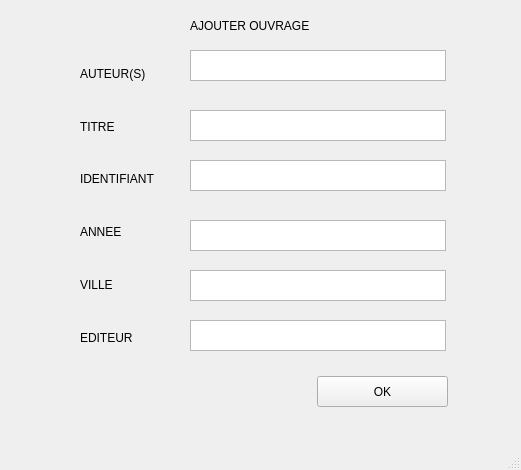
<?xml version="1.0" encoding="UTF-8"?>
<ui version="4.0">
 <class>ajoutOuvrageClass</class>
 <widget class="QMainWindow" name="ajoutOuvrageClass">
  <property name="geometry">
   <rect>
    <x>0</x>
    <y>0</y>
    <width>521</width>
    <height>470</height>
   </rect>
  </property>
  <property name="windowTitle">
   <string>MainWindow</string>
  </property>
  <widget class="QWidget" name="centralwidget">
   <widget class="QTextBrowser" name="textBrowser_6">
    <property name="geometry">
     <rect>
      <x>190</x>
      <y>320</y>
      <width>256</width>
      <height>31</height>
     </rect>
    </property>
   </widget>
   <widget class="QLabel" name="label_9">
    <property name="geometry">
     <rect>
      <x>190</x>
      <y>10</y>
      <width>211</width>
      <height>31</height>
     </rect>
    </property>
    <property name="text">
     <string>AJOUTER OUVRAGE</string>
    </property>
   </widget>
   <widget class="QTextBrowser" name="textBrowser_4">
    <property name="geometry">
     <rect>
      <x>190</x>
      <y>220</y>
      <width>256</width>
      <height>31</height>
     </rect>
    </property>
   </widget>
   <widget class="QTextBrowser" name="textBrowser_3">
    <property name="geometry">
     <rect>
      <x>190</x>
      <y>160</y>
      <width>256</width>
      <height>31</height>
     </rect>
    </property>
   </widget>
   <widget class="QTextBrowser" name="textBrowser_2">
    <property name="geometry">
     <rect>
      <x>190</x>
      <y>110</y>
      <width>256</width>
      <height>31</height>
     </rect>
    </property>
   </widget>
   <widget class="QWidget" name="layoutWidget">
    <property name="geometry">
     <rect>
      <x>80</x>
      <y>50</y>
      <width>111</width>
      <height>311</height>
     </rect>
    </property>
    <layout class="QVBoxLayout" name="verticalLayout">
     <item>
      <widget class="QLabel" name="label_2">
       <property name="text">
        <string>AUTEUR(S)</string>
       </property>
      </widget>
     </item>
     <item>
      <widget class="QLabel" name="label_5">
       <property name="text">
        <string>TITRE</string>
       </property>
      </widget>
     </item>
     <item>
      <widget class="QLabel" name="label">
       <property name="text">
        <string>IDENTIFIANT</string>
       </property>
      </widget>
     </item>
     <item>
      <widget class="QLabel" name="label_4">
       <property name="text">
        <string>ANNEE</string>
       </property>
      </widget>
     </item>
     <item>
      <widget class="QLabel" name="label_6">
       <property name="text">
        <string>VILLE</string>
       </property>
      </widget>
     </item>
     <item>
      <widget class="QLabel" name="label_3">
       <property name="text">
        <string>EDITEUR</string>
       </property>
      </widget>
     </item>
    </layout>
   </widget>
   <widget class="QTextBrowser" name="textBrowser_5">
    <property name="geometry">
     <rect>
      <x>190</x>
      <y>270</y>
      <width>256</width>
      <height>31</height>
     </rect>
    </property>
   </widget>
   <widget class="QPushButton" name="pushButton">
    <property name="geometry">
     <rect>
      <x>317</x>
      <y>376</y>
      <width>131</width>
      <height>31</height>
     </rect>
    </property>
    <property name="text">
     <string>OK</string>
    </property>
   </widget>
   <widget class="QTextBrowser" name="textBrowser">
    <property name="geometry">
     <rect>
      <x>190</x>
      <y>50</y>
      <width>256</width>
      <height>31</height>
     </rect>
    </property>
   </widget>
  </widget>
  <widget class="QMenuBar" name="menubar">
   <property name="geometry">
    <rect>
     <x>0</x>
     <y>0</y>
     <width>521</width>
     <height>27</height>
    </rect>
   </property>
  </widget>
  <widget class="QStatusBar" name="statusbar"/>
 </widget>
 <resources/>
 <connections/>
</ui>
